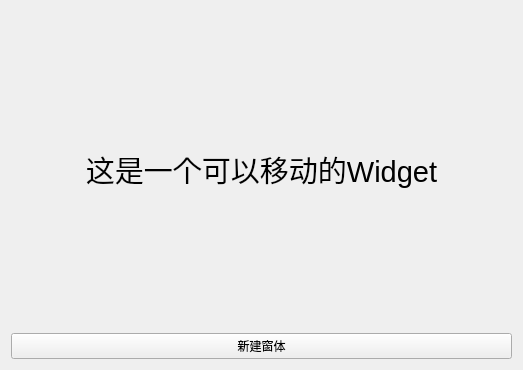
<?xml version="1.0" encoding="UTF-8"?>
<ui version="4.0">
 <class>Widget</class>
 <widget class="QWidget" name="Widget">
  <property name="geometry">
   <rect>
    <x>0</x>
    <y>0</y>
    <width>523</width>
    <height>370</height>
   </rect>
  </property>
  <property name="windowTitle">
   <string>Widget</string>
  </property>
  <layout class="QGridLayout" name="gridLayout">
   <item row="0" column="0">
    <widget class="QLabel" name="label">
     <property name="font">
      <font>
       <pointsize>22</pointsize>
      </font>
     </property>
     <property name="text">
      <string>这是一个可以移动的Widget</string>
     </property>
     <property name="alignment">
      <set>Qt::AlignCenter</set>
     </property>
    </widget>
   </item>
   <item row="1" column="0">
    <widget class="QPushButton" name="pushButton">
     <property name="text">
      <string>新建窗体</string>
     </property>
    </widget>
   </item>
  </layout>
 </widget>
 <layoutdefault spacing="6" margin="11"/>
 <resources/>
 <connections/>
</ui>
